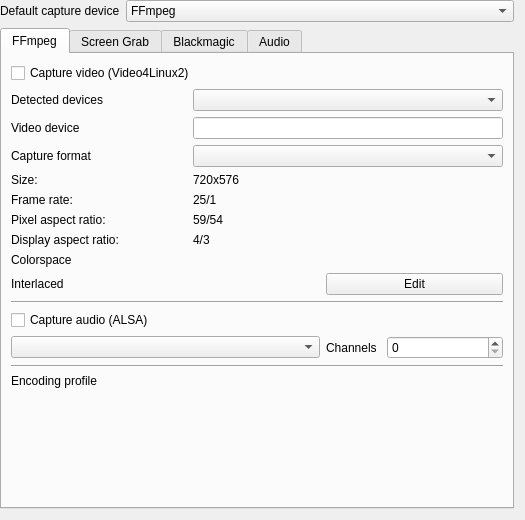
<?xml version="1.0" encoding="UTF-8"?>
<ui version="4.0">
 <class>ConfigCapture_UI</class>
 <widget class="QWidget" name="ConfigCapture_UI">
  <property name="geometry">
   <rect>
    <x>0</x>
    <y>0</y>
    <width>525</width>
    <height>520</height>
   </rect>
  </property>
  <layout class="QGridLayout" name="gridLayout_8">
   <property name="leftMargin">
    <number>0</number>
   </property>
   <property name="topMargin">
    <number>0</number>
   </property>
   <item row="0" column="0">
    <widget class="QLabel" name="label">
     <property name="text">
      <string>Default capture device</string>
     </property>
    </widget>
   </item>
   <item row="0" column="1">
    <widget class="QComboBox" name="kcfg_defaultcapture">
     <property name="sizePolicy">
      <sizepolicy hsizetype="Expanding" vsizetype="Fixed">
       <horstretch>0</horstretch>
       <verstretch>0</verstretch>
      </sizepolicy>
     </property>
     <item>
      <property name="text">
       <string>FFmpeg</string>
      </property>
     </item>
     <item>
      <property name="text">
       <string>Screen grab</string>
      </property>
     </item>
    </widget>
   </item>
   <item row="1" column="0" colspan="2">
    <widget class="QTabWidget" name="tabWidget">
     <property name="minimumSize">
      <size>
       <width>401</width>
       <height>0</height>
      </size>
     </property>
     <property name="currentIndex">
      <number>0</number>
     </property>
     <widget class="QWidget" name="ffmpeg_tab">
      <attribute name="title">
       <string>FFmpeg</string>
      </attribute>
      <layout class="QGridLayout" name="gridLayout">
       <item row="10" column="0" rowspan="4" colspan="8">
        <widget class="Line" name="line">
         <property name="orientation">
          <enum>Qt::Horizontal</enum>
         </property>
        </widget>
       </item>
       <item row="3" column="0" colspan="2">
        <widget class="QLabel" name="label_9">
         <property name="text">
          <string>Capture format</string>
         </property>
        </widget>
       </item>
       <item row="15" column="6" colspan="2">
        <widget class="QSpinBox" name="kcfg_alsachannels"/>
       </item>
       <item row="18" column="0" colspan="2">
        <widget class="QLabel" name="label_24">
         <property name="sizePolicy">
          <sizepolicy hsizetype="Maximum" vsizetype="Preferred">
           <horstretch>0</horstretch>
           <verstretch>0</verstretch>
          </sizepolicy>
         </property>
         <property name="text">
          <string>Encoding profile</string>
         </property>
        </widget>
       </item>
       <item row="5" column="0" colspan="2">
        <widget class="QLabel" name="label_4">
         <property name="text">
          <string>Frame rate:</string>
         </property>
        </widget>
       </item>
       <item row="3" column="3" colspan="5">
        <widget class="QComboBox" name="kcfg_v4l_format"/>
       </item>
       <item row="15" column="5">
        <widget class="QLabel" name="label_11">
         <property name="text">
          <string>Channels</string>
         </property>
        </widget>
       </item>
       <item row="9" column="3" colspan="2">
        <spacer name="horizontalSpacer_5">
         <property name="orientation">
          <enum>Qt::Horizontal</enum>
         </property>
         <property name="sizeHint" stdset="0">
          <size>
           <width>127</width>
           <height>21</height>
          </size>
         </property>
        </spacer>
       </item>
       <item row="9" column="5" colspan="3">
        <widget class="QPushButton" name="config_v4l">
         <property name="text">
          <string>Edit</string>
         </property>
        </widget>
       </item>
       <item row="15" column="0" colspan="5">
        <widget class="QComboBox" name="kcfg_v4l_alsadevice">
         <property name="sizePolicy">
          <sizepolicy hsizetype="MinimumExpanding" vsizetype="Fixed">
           <horstretch>0</horstretch>
           <verstretch>0</verstretch>
          </sizepolicy>
         </property>
        </widget>
       </item>
       <item row="7" column="0" colspan="3">
        <widget class="QLabel" name="label_31">
         <property name="text">
          <string>Display aspect ratio:</string>
         </property>
        </widget>
       </item>
       <item row="9" column="0" colspan="2">
        <widget class="QLabel" name="p_progressive">
         <property name="text">
          <string>Interlaced</string>
         </property>
        </widget>
       </item>
       <item row="1" column="0" colspan="2">
        <widget class="QLabel" name="label_30">
         <property name="text">
          <string>Detected devices</string>
         </property>
        </widget>
       </item>
       <item row="2" column="0" colspan="2">
        <widget class="QLabel" name="label_14">
         <property name="text">
          <string>Video device</string>
         </property>
        </widget>
       </item>
       <item row="18" column="3" colspan="5">
        <layout class="QHBoxLayout" name="v4l_profile_box"/>
       </item>
       <item row="1" column="3" colspan="5">
        <widget class="QComboBox" name="kcfg_detectedv4ldevices"/>
       </item>
       <item row="6" column="3" colspan="5">
        <widget class="QLabel" name="p_aspect">
         <property name="text">
          <string>59/54</string>
         </property>
        </widget>
       </item>
       <item row="6" column="0" colspan="2">
        <widget class="QLabel" name="label_23">
         <property name="text">
          <string>Pixel aspect ratio:</string>
         </property>
        </widget>
       </item>
       <item row="14" column="0" colspan="8">
        <widget class="QCheckBox" name="kcfg_v4l_captureaudio">
         <property name="text">
          <string>Capture audio (ALSA)</string>
         </property>
        </widget>
       </item>
       <item row="20" column="1" colspan="3">
        <spacer name="verticalSpacer">
         <property name="orientation">
          <enum>Qt::Vertical</enum>
         </property>
         <property name="sizeHint" stdset="0">
          <size>
           <width>20</width>
           <height>40</height>
          </size>
         </property>
        </spacer>
       </item>
       <item row="0" column="0" colspan="8">
        <widget class="QCheckBox" name="kcfg_v4l_capturevideo">
         <property name="text">
          <string>Capture video (Video4Linux2)</string>
         </property>
        </widget>
       </item>
       <item row="4" column="0">
        <widget class="QLabel" name="label_6">
         <property name="text">
          <string>Size:</string>
         </property>
        </widget>
       </item>
       <item row="17" column="0" colspan="8">
        <widget class="Line" name="line_2">
         <property name="orientation">
          <enum>Qt::Horizontal</enum>
         </property>
        </widget>
       </item>
       <item row="8" column="0" colspan="2">
        <widget class="QLabel" name="label_32">
         <property name="text">
          <string>Colorspace</string>
         </property>
        </widget>
       </item>
       <item row="4" column="3" colspan="5">
        <widget class="QLabel" name="p_size">
         <property name="text">
          <string>720x576</string>
         </property>
        </widget>
       </item>
       <item row="7" column="3" colspan="5">
        <widget class="QLabel" name="p_display">
         <property name="text">
          <string>4/3</string>
         </property>
        </widget>
       </item>
       <item row="2" column="3" colspan="5">
        <widget class="QLineEdit" name="kcfg_video4vdevice">
         <property name="text">
          <string/>
         </property>
        </widget>
       </item>
       <item row="8" column="3" colspan="5">
        <widget class="QLabel" name="p_colorspace">
         <property name="text">
          <string/>
         </property>
        </widget>
       </item>
       <item row="5" column="3" colspan="5">
        <widget class="QLabel" name="p_fps">
         <property name="text">
          <string>25/1</string>
         </property>
        </widget>
       </item>
      </layout>
     </widget>
     <widget class="QWidget" name="screen_grab_tab">
      <attribute name="title">
       <string>Screen Grab</string>
      </attribute>
      <layout class="QGridLayout" name="gridLayout_5">
       <item row="3" column="0" colspan="4">
        <widget class="QCheckBox" name="kcfg_grab_hide_mouse">
         <property name="text">
          <string>Hide cursor</string>
         </property>
        </widget>
       </item>
       <item row="2" column="2">
        <spacer name="horizontalSpacer_2">
         <property name="orientation">
          <enum>Qt::Horizontal</enum>
         </property>
         <property name="sizeHint" stdset="0">
          <size>
           <width>237</width>
           <height>20</height>
          </size>
         </property>
        </spacer>
       </item>
       <item row="8" column="0" colspan="3">
        <spacer name="verticalSpacer_3">
         <property name="orientation">
          <enum>Qt::Vertical</enum>
         </property>
         <property name="sizeHint" stdset="0">
          <size>
           <width>383</width>
           <height>160</height>
          </size>
         </property>
        </spacer>
       </item>
       <item row="5" column="0">
        <widget class="QLabel" name="label_screengrab">
         <property name="sizePolicy">
          <sizepolicy hsizetype="Maximum" vsizetype="Preferred">
           <horstretch>0</horstretch>
           <verstretch>0</verstretch>
          </sizepolicy>
         </property>
         <property name="text">
          <string>Encoding profile</string>
         </property>
        </widget>
       </item>
       <item row="0" column="0" colspan="3">
        <widget class="QComboBox" name="kcfg_grab_capture_type">
         <item>
          <property name="text">
           <string>Full Screen Capture</string>
          </property>
         </item>
         <item>
          <property name="text">
           <string>Region Capture</string>
          </property>
         </item>
        </widget>
       </item>
       <item row="5" column="1" colspan="2">
        <layout class="QHBoxLayout" name="screen_grab_profile_box"/>
       </item>
       <item row="2" column="0">
        <widget class="QLabel" name="label_18">
         <property name="text">
          <string>Frame rate</string>
         </property>
        </widget>
       </item>
       <item row="1" column="0" colspan="3">
        <widget class="QFrame" name="region_group">
         <property name="frameShape">
          <enum>QFrame::StyledPanel</enum>
         </property>
         <property name="frameShadow">
          <enum>QFrame::Raised</enum>
         </property>
         <layout class="QGridLayout" name="gridLayout_3">
          <item row="0" column="0" colspan="3">
           <layout class="QHBoxLayout" name="horizontalLayout">
            <item>
             <widget class="QCheckBox" name="kcfg_grab_follow_mouse">
              <property name="text">
               <string>Follow mouse</string>
              </property>
             </widget>
            </item>
            <item>
             <widget class="QCheckBox" name="kcfg_grab_hide_frame">
              <property name="text">
               <string>Hide frame</string>
              </property>
             </widget>
            </item>
            <item>
             <spacer name="horizontalSpacer_4">
              <property name="orientation">
               <enum>Qt::Horizontal</enum>
              </property>
              <property name="sizeHint" stdset="0">
               <size>
                <width>40</width>
                <height>20</height>
               </size>
              </property>
             </spacer>
            </item>
           </layout>
          </item>
          <item row="1" column="0">
           <widget class="QLabel" name="label_19">
            <property name="text">
             <string>Offset</string>
            </property>
           </widget>
          </item>
          <item row="1" column="1">
           <widget class="QSpinBox" name="kcfg_grab_offsetx">
            <property name="sizePolicy">
             <sizepolicy hsizetype="Expanding" vsizetype="Fixed">
              <horstretch>0</horstretch>
              <verstretch>0</verstretch>
             </sizepolicy>
            </property>
            <property name="maximum">
             <number>5000</number>
            </property>
            <property name="value">
             <number>0</number>
            </property>
           </widget>
          </item>
          <item row="1" column="2">
           <widget class="QSpinBox" name="kcfg_grab_offsety">
            <property name="sizePolicy">
             <sizepolicy hsizetype="Expanding" vsizetype="Fixed">
              <horstretch>0</horstretch>
              <verstretch>0</verstretch>
             </sizepolicy>
            </property>
            <property name="maximum">
             <number>5000</number>
            </property>
            <property name="value">
             <number>0</number>
            </property>
           </widget>
          </item>
          <item row="2" column="0">
           <widget class="QLabel" name="label_20">
            <property name="text">
             <string>Size</string>
            </property>
           </widget>
          </item>
          <item row="2" column="1">
           <widget class="QSpinBox" name="kcfg_grab_width">
            <property name="minimum">
             <number>1</number>
            </property>
            <property name="maximum">
             <number>5000</number>
            </property>
            <property name="value">
             <number>1280</number>
            </property>
           </widget>
          </item>
          <item row="2" column="2">
           <widget class="QSpinBox" name="kcfg_grab_height">
            <property name="minimum">
             <number>1</number>
            </property>
            <property name="maximum">
             <number>5000</number>
            </property>
            <property name="value">
             <number>720</number>
            </property>
           </widget>
          </item>
         </layout>
        </widget>
       </item>
       <item row="2" column="1">
        <widget class="QDoubleSpinBox" name="kcfg_grab_fps">
         <property name="minimum">
          <double>1.000000000000000</double>
         </property>
         <property name="maximum">
          <double>1000.000000000000000</double>
         </property>
        </widget>
       </item>
      </layout>
     </widget>
     <widget class="QWidget" name="decklink_tab">
      <attribute name="title">
       <string>Blackmagic</string>
      </attribute>
      <layout class="QGridLayout" name="gridLayout_6">
       <item row="0" column="1">
        <widget class="QComboBox" name="kcfg_decklink_capturedevice">
         <property name="sizePolicy">
          <sizepolicy hsizetype="Expanding" vsizetype="Fixed">
           <horstretch>0</horstretch>
           <verstretch>0</verstretch>
          </sizepolicy>
         </property>
        </widget>
       </item>
       <item row="5" column="1">
        <widget class="QLineEdit" name="kcfg_decklink_filename"/>
       </item>
       <item row="2" column="0">
        <widget class="QLabel" name="label_16">
         <property name="sizePolicy">
          <sizepolicy hsizetype="Maximum" vsizetype="Preferred">
           <horstretch>0</horstretch>
           <verstretch>0</verstretch>
          </sizepolicy>
         </property>
         <property name="text">
          <string>Encoding profile</string>
         </property>
        </widget>
       </item>
       <item row="5" column="0">
        <widget class="QLabel" name="label_29">
         <property name="text">
          <string>Capture file name:</string>
         </property>
        </widget>
       </item>
       <item row="6" column="1">
        <spacer name="verticalSpacer_4">
         <property name="orientation">
          <enum>Qt::Vertical</enum>
         </property>
         <property name="sizeHint" stdset="0">
          <size>
           <width>20</width>
           <height>327</height>
          </size>
         </property>
        </spacer>
       </item>
       <item row="0" column="0">
        <widget class="QLabel" name="label_27">
         <property name="text">
          <string>Detected devices</string>
         </property>
        </widget>
       </item>
       <item row="2" column="1">
        <layout class="QHBoxLayout" name="decklink_profile_box">
         <property name="spacing">
          <number>0</number>
         </property>
        </layout>
       </item>
      </layout>
     </widget>
     <widget class="QWidget" name="audio_tab">
      <attribute name="title">
       <string>Audio</string>
      </attribute>
      <layout class="QGridLayout" name="gridLayout_2">
       <item row="5" column="0">
        <widget class="QLabel" name="label_5">
         <property name="text">
          <string>Sample rate:</string>
         </property>
        </widget>
       </item>
       <item row="3" column="0">
        <widget class="QLabel" name="label_2">
         <property name="text">
          <string>Capture volume:</string>
         </property>
        </widget>
       </item>
       <item row="6" column="1">
        <spacer name="verticalSpacer_2">
         <property name="orientation">
          <enum>Qt::Vertical</enum>
         </property>
         <property name="sizeHint" stdset="0">
          <size>
           <width>20</width>
           <height>661</height>
          </size>
         </property>
        </spacer>
       </item>
       <item row="4" column="0">
        <widget class="QLabel" name="label_3">
         <property name="text">
          <string>Channels:</string>
         </property>
        </widget>
       </item>
       <item row="5" column="1">
        <widget class="QComboBox" name="audiocapturesamplerate"/>
       </item>
       <item row="3" column="1">
        <widget class="QSlider" name="kcfg_audiocapturevolume">
         <property name="maximum">
          <number>100</number>
         </property>
         <property name="sliderPosition">
          <number>100</number>
         </property>
         <property name="tracking">
          <bool>true</bool>
         </property>
         <property name="orientation">
          <enum>Qt::Horizontal</enum>
         </property>
         <property name="invertedAppearance">
          <bool>false</bool>
         </property>
         <property name="invertedControls">
          <bool>false</bool>
         </property>
         <property name="tickPosition">
          <enum>QSlider::TicksAbove</enum>
         </property>
        </widget>
       </item>
       <item row="4" column="1">
        <widget class="QComboBox" name="audiocapturechannels"/>
       </item>
       <item row="1" column="1">
        <widget class="QComboBox" name="kcfg_defaultaudiocapture"/>
       </item>
       <item row="1" column="0">
        <widget class="QLabel" name="label_33">
         <property name="text">
          <string>Device:</string>
         </property>
        </widget>
       </item>
       <item row="2" column="0" colspan="2">
        <widget class="QLabel" name="labelNoAudioDevices">
         <property name="font">
          <font>
           <pointsize>10</pointsize>
          </font>
         </property>
         <property name="text">
          <string>Make sure you have audio plugins installed on your system</string>
         </property>
        </widget>
       </item>
      </layout>
     </widget>
    </widget>
   </item>
  </layout>
 </widget>
 <tabstops>
  <tabstop>kcfg_defaultcapture</tabstop>
  <tabstop>tabWidget</tabstop>
  <tabstop>kcfg_v4l_capturevideo</tabstop>
  <tabstop>kcfg_detectedv4ldevices</tabstop>
  <tabstop>kcfg_video4vdevice</tabstop>
  <tabstop>kcfg_v4l_format</tabstop>
  <tabstop>config_v4l</tabstop>
  <tabstop>kcfg_v4l_captureaudio</tabstop>
  <tabstop>kcfg_v4l_alsadevice</tabstop>
  <tabstop>kcfg_alsachannels</tabstop>
  <tabstop>kcfg_grab_capture_type</tabstop>
  <tabstop>kcfg_grab_follow_mouse</tabstop>
  <tabstop>kcfg_grab_hide_frame</tabstop>
  <tabstop>kcfg_grab_offsetx</tabstop>
  <tabstop>kcfg_grab_offsety</tabstop>
  <tabstop>kcfg_grab_width</tabstop>
  <tabstop>kcfg_grab_height</tabstop>
  <tabstop>kcfg_grab_fps</tabstop>
  <tabstop>kcfg_grab_hide_mouse</tabstop>
  <tabstop>kcfg_decklink_capturedevice</tabstop>
  <tabstop>kcfg_decklink_filename</tabstop>
  <tabstop>kcfg_defaultaudiocapture</tabstop>
  <tabstop>kcfg_audiocapturevolume</tabstop>
  <tabstop>audiocapturechannels</tabstop>
  <tabstop>audiocapturesamplerate</tabstop>
 </tabstops>
 <resources/>
 <connections/>
</ui>
